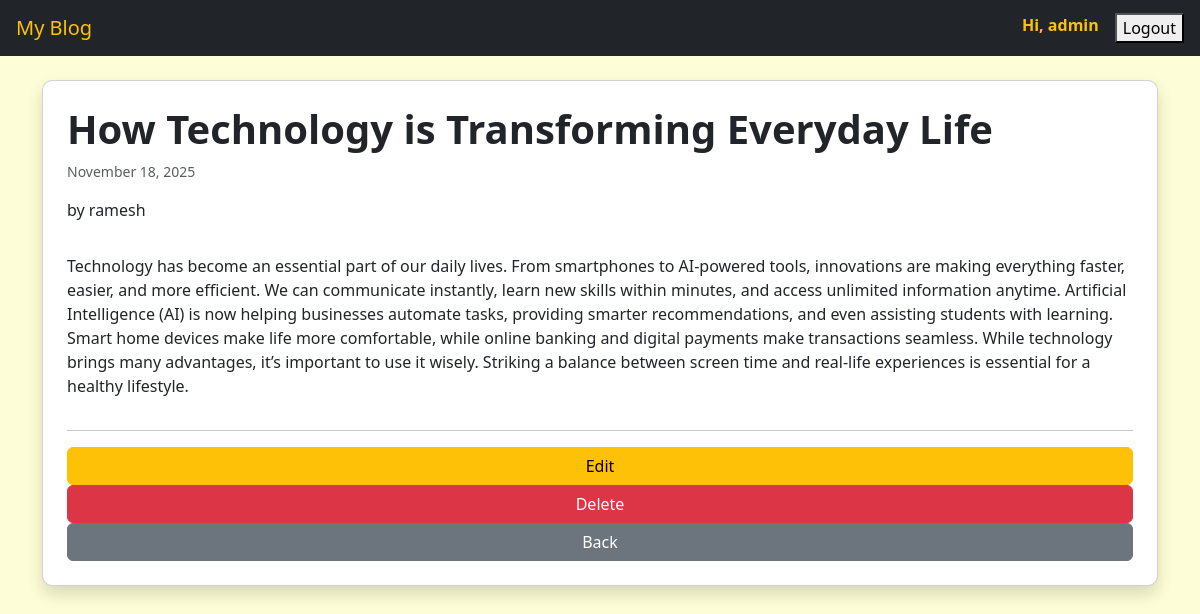
Page /posts/8/ (signed in) on the committed database.
### blog/models.py (models this page shows, shortened)
class BlogPost(models.Model):
    title = models.CharField(max_length=200)
    content = models.TextField()
    date_posted = models.DateTimeField(auto_now_add=True)
    author = models.ForeignKey(User, on_delete=models.CASCADE)
    created_at = models.DateTimeField(auto_now_add=True)

### blog/views.py (the view)
# urls.py: path('posts/<int:pk>/', views.post_detail, name='post_detail'),  # view single post
def post_detail(request, pk):
    post = get_object_or_404(BlogPost, pk=pk)
    return render(request, 'blog/post_detail.html', {'post': post})

### blog/templates/blog/post_detail.html (shortened to what this page needs)
{% extends 'blog/base.html' %}
{% block content %}
<div class="card shadow p-4">
    <h1 class="fw-bold">{{ post.title }}</h1>
    <p class="text-muted small">{{ post.created_at|date:"F d, Y" }}</p>
    <p>by {{ post.author.username }}</p>
    <p class="mt-3">{{ post.content }}</p>
    <hr>
    <a href="{% url 'post_update' post.pk %}" class="btn btn-warning">Edit</a>
    <a href="{% url 'post_delete' post.pk %}" class="btn btn-danger">Delete</a>
    <a href="{% url 'post_list' %}" class="btn btn-secondary">Back</a>
</div>
{% endblock %}

### blog/templates/blog/base.html (shortened to what this page needs)
<!DOCTYPE html>
<html lang="en">
<head>
    <link href="https://cdn.jsdelivr.net/npm/bootstrap@5.3.3/dist/css/bootstrap.min.css" rel="stylesheet">
</head>
<body>
<nav class="navbar navbar-dark bg-dark px-3">
    <a class="navbar-brand text-warning" href="#">My Blog</a>
    <div class="d-flex">
        {% if user.is_authenticated %}
            <span class="text-warning me-3 fw-bold">Hi, {{ user.username }}</span>
           <form action="{% url 'logout' %}" method="post">
    <button type="submit">Logout</button>
</form>
        {% else %}
            <a href="{% url 'login' %}" class="btn btn-outline-warning btn-sm me-2">Login</a>
            <a href="{% url 'signup' %}" class="btn btn-warning btn-sm">Sign Up</a>
        {% endif %}
    </div>
</nav>
<div class="container mt-4">
    {% block content %}
    {% endblock %}
</div>
</body>
</html>

### blog/templates/blog/base.html (style rules this page uses)
body { background-color: #fdfed7; }
.navbar { margin-bottom: 20px; }
.card { border-radius: 10px; }

### rows in the picture
BlogPost: title "How Technology is Transforming Everyday Life", created_at "November 18, 2025", author.username "ramesh", content "Technology has become an essential part of our daily lives. From smartphones to AI-powered tools, innovations are making everything faster, easier, and more efficient. We can communicate instantly, learn new skills within minutes, and access unlimited information anytime. Artificial Intelligence (AI) is now helping businesses automate tasks, providing smarter recommendations, and even assisting students with learning. Smart home devices make life more comfortable, while online banking and digital payments make transactions seamless. While technology brings many advantages, it’s important to use it wisely. Striking a balance between screen time and real-life experiences is essential for a…"

### other values in the picture
{{ user.username }} "admin"
